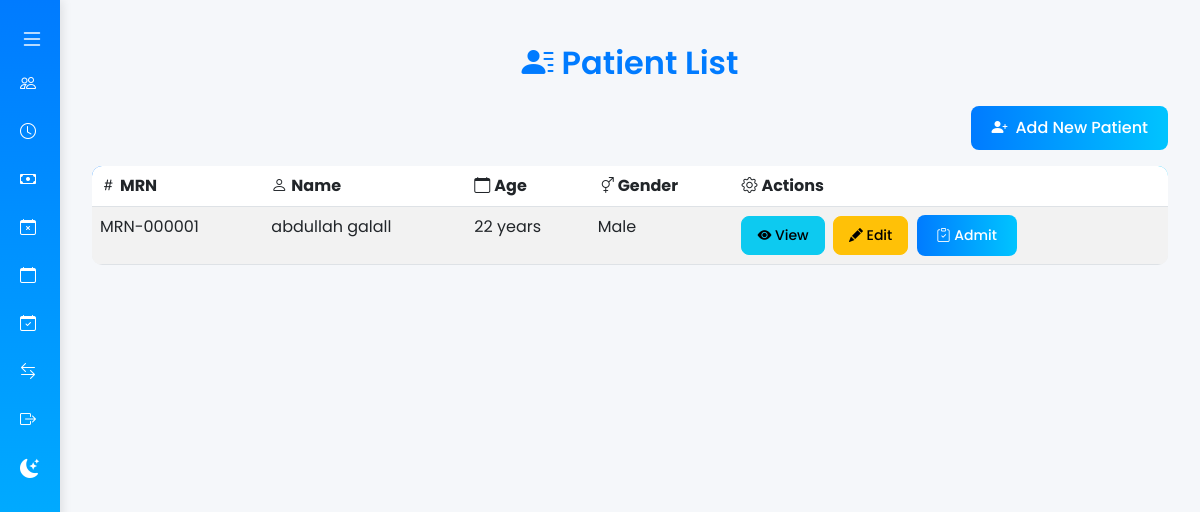
/patients/departments/1/patients/ (signed in), run on the app's committed database.
### manager/models.py (models this page shows, shortened)
class Patient(models.Model):
    first_name = models.CharField(max_length=50)
    middle_name = models.CharField(max_length=50, blank=True, null=True)
    last_name = models.CharField(max_length=50)
    birth_year = models.IntegerField(null=True, blank=True)
    birth_month = models.IntegerField(null=True, blank=True)
    birth_day = models.IntegerField(null=True, blank=True)
    birth_hour = models.TimeField(null=True, blank=True)
    death_hour = models.TimeField(null=True, blank=True)
    gender = models.CharField(max_length=10, choices=[('Male', 'Male'), ('Female', 'Female'), ('Other', 'Other')])
    address = models.TextField()
    hospital = models.ForeignKey('superadmin.Hospital', on_delete=models.CASCADE, null=True, blank=True)
    phone_number = models.CharField(max_length=20)
    whatsapp_number = models.CharField(max_length=20, blank=True, null=True)
    email = models.EmailField(blank=True, null=True)
    occupation = models.CharField(max_length=50, blank=True, null=True)
    religion = models.CharField(max_length=50, blank=True, null=True)
    place_of_birth = models.CharField(max_length=100, blank=True, null=True)
    mrn = models.CharField(max_length=20, unique=True, blank=True)
    medical_file_number = models.CharField(max_length=20, unique=True, blank=True)
    national_id = models.CharField(max_length=20, unique=True)
    photo = models.ImageField(upload_to='patient_photos/', blank=True, null=True)
    passport = models.ImageField(upload_to='id_documents/', blank=True, null=True)
    id_card = models.ImageField(upload_to='id_documents/', blank=True, null=True)
    companion_name = models.CharField(max_length=100, blank=True, null=True)
    companion_phone = models.CharField(max_length=20, blank=True, null=True)
    companion_relationship = models.CharField(
        max_length=20,
        choices=[
            ('Parent', 'Parent'),
            ('Spouse', 'Spouse'),
            ('Child', 'Child'),
            ('Sibling', 'Sibling'),
            ('Friend', 'Friend'),
            ('Other', 'Other'),
        ],
        blank=True,
        null=True,
    )
    @property
    def date_of_birth(self):
        if self.birth_year and self.birth_month and self.birth_day:
            if self.birth_hour:
                return datetime(
                    self.birth_year, self.birth_month, self.birth_day,
                    self.birth_hour.hour, self.birth_hour.minute, self.birth_hour.second
                )
            return date(self.birth_year, self.birth_month, self.birth_day)
        return None
    @property
    def age(self):
        dob = self.date_of_birth
        if not dob:
            return {'years': 0, 'months': 0, 'days': 0}
        today = datetime.now() if isinstance(dob, datetime) else date.today()
        delta = today - dob
        years = delta.days // 365
        months = (delta.days % 365) // 30
        days = (delta.days % 365) % 30
        return {'years': years, 'months': months, 'days': days}
    class Meta:
        constraints = [
            models.CheckConstraint(
                check=models.Q(passport__isnull=False) | models.Q(id_card__isnull=False),
                name='patient_identification_document_provided',
            )
        ]

### manager/views.py (the view)
# urls.py: path("departments/<int:department_id>/patients/", department_patients, name="department_patients"),
def department_patients(request, department_id):
    department = get_object_or_404(Department, id=department_id, hospital=request.user.hospital)
    patients = Patient.objects.filter(admission__department=department).distinct()
    return render(request, 'patients/patient_list.html', {'patients': patients})

### templates/patients/patient_list.html (shortened to what this page needs)
{% extends "base.html" %}
{% block content %}
<div class="container my-4">
    <h2 class="mb-4 text-center"><i class="bi bi-person-lines-fill me-2"></i>Patient List</h2>
    <div class="text-end mb-3">
        <a href="{% url 'manager:patient_create' %}" class="btn btn-primary"><i class="bi bi-person-plus-fill me-2"></i>Add New Patient</a>
    </div>
    <div class="table-responsive">
        <table class="table table-striped table-hover">
            <thead>
                <tr>
                    <th><i class="bi bi-hash me-1"></i>MRN</th>
                    <th><i class="bi bi-person me-1"></i>Name</th>
                    <th><i class="bi bi-calendar me-1"></i>Age</th>
                    <th><i class="bi bi-gender-ambiguous me-1"></i>Gender</th>
                    <th><i class="bi bi-gear me-1"></i>Actions</th>
                </tr>
            </thead>
            <tbody>
                {% for patient in patients %}
                <tr>
                    <td>{{ patient.mrn }}</td>
                    <td>{{ patient.first_name }} {{ patient.last_name }}</td>
                    <td>{{ patient.age.years }} years</td>
                    <td>{{ patient.gender }}</td>
                    <td>
                        <a href="{% url 'manager:patient_detail' patient.id %}" class="btn btn-sm btn-info me-1"><i class="bi bi-eye-fill"></i> View</a>
                        <a href="{% url 'manager:patient_edit' patient.id %}" class="btn btn-sm btn-warning me-1"><i class="bi bi-pencil-fill"></i> Edit</a>
                        <a href="{% url 'manager:new_admission' %}?patient={{ patient.id }}" class="btn btn-sm btn-primary"><i class="bi bi-clipboard-check"></i> Admit</a>
                    </td>
                </tr>
                {% empty %}
                <tr>
                    <td colspan="5" class="text-center text-muted py-4">
                        <i class="bi bi-person-x-fill me-2" style="font-size: 1.5rem;"></i>No patients found.
                    </td>
                </tr>
                {% endfor %}
            </tbody>
        </table>
    </div>
</div>
{% endblock %}

### templates/base.html (style rules this page uses)
:root { --body-bg: #f5f7fa; --body-color: #333; --main-content-bg: #f5f7fa; --sidebar-bg: linear-gradient(180deg, #007bff, #00c4ff); --card-bg: white; --table-bg: transparent; --table-color: #333; --table-border-color: #dee2e6; --table-hover-bg: #f1f4f8; --table-striped-bg: rgba(0, 0, 0, 0.05); }
body { background-color: var(--body-bg); font-family: 'Poppins', sans-serif; color: var(--body-color); display: flex; min-height: 100vh; margin: 0; transition: background-color 0.3s ease, color 0.3s ease; }
.container { max-width: 1200px; }
h2, h4, h5 { color: #007bff; font-weight: 600; }
.btn-primary { background: linear-gradient(90deg, #007bff, #00c4ff); border: none; border-radius: 8px; padding: 10px 20px; font-weight: 500; transition: all 0.3s ease; }
.btn-info, .btn-warning { border-radius: 8px; padding: 8px 15px; font-weight: 500; }
.table { background-color: var(--table-bg); color: var(--table-color); border-color: var(--table-border-color); border-radius: 10px; overflow: hidden; box-shadow: none; }
.table thead { background: linear-gradient(90deg, #007bff, #00c4ff); color: white; }
.table-striped tbody tr:nth-of-type(odd) { background-color: var(--table-striped-bg); }
.table th, .table td { border-color: var(--table-border-color); }

### data on the page
Patient: mrn "MRN-000001", first_name "abdullah", last_name "galall", age.years "22", gender "Male"
